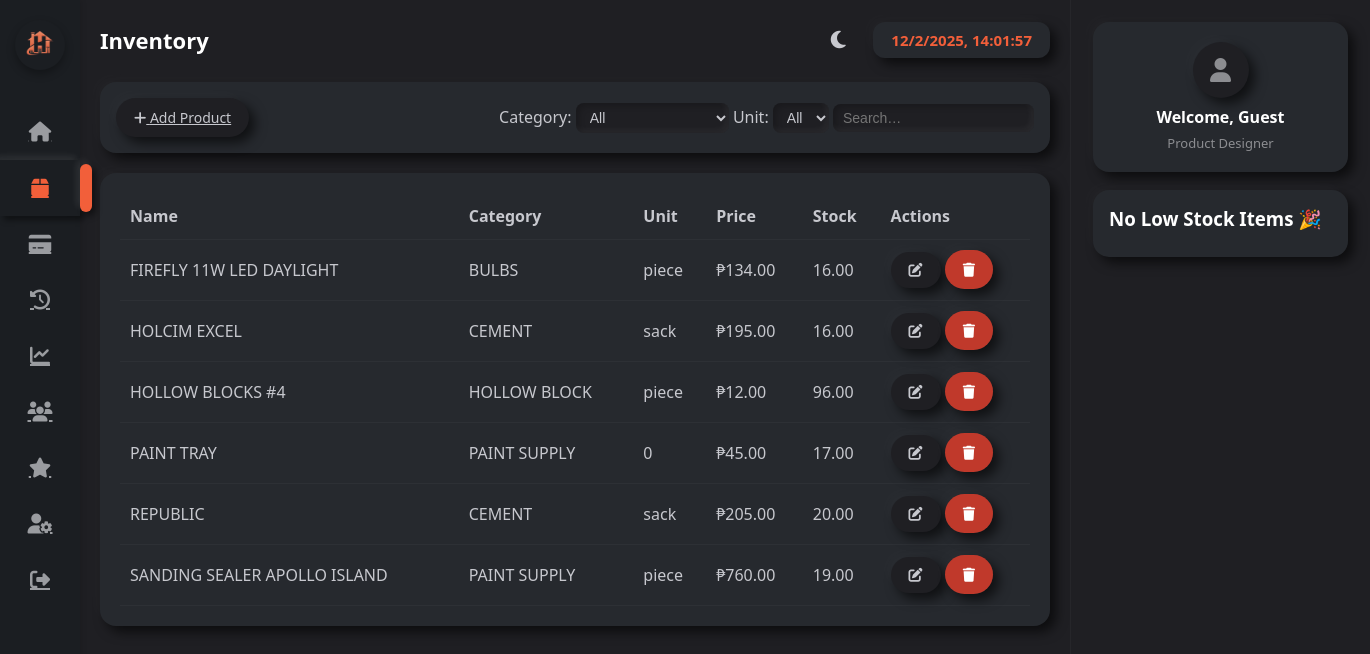
Before: /inventory.php with the older database file.
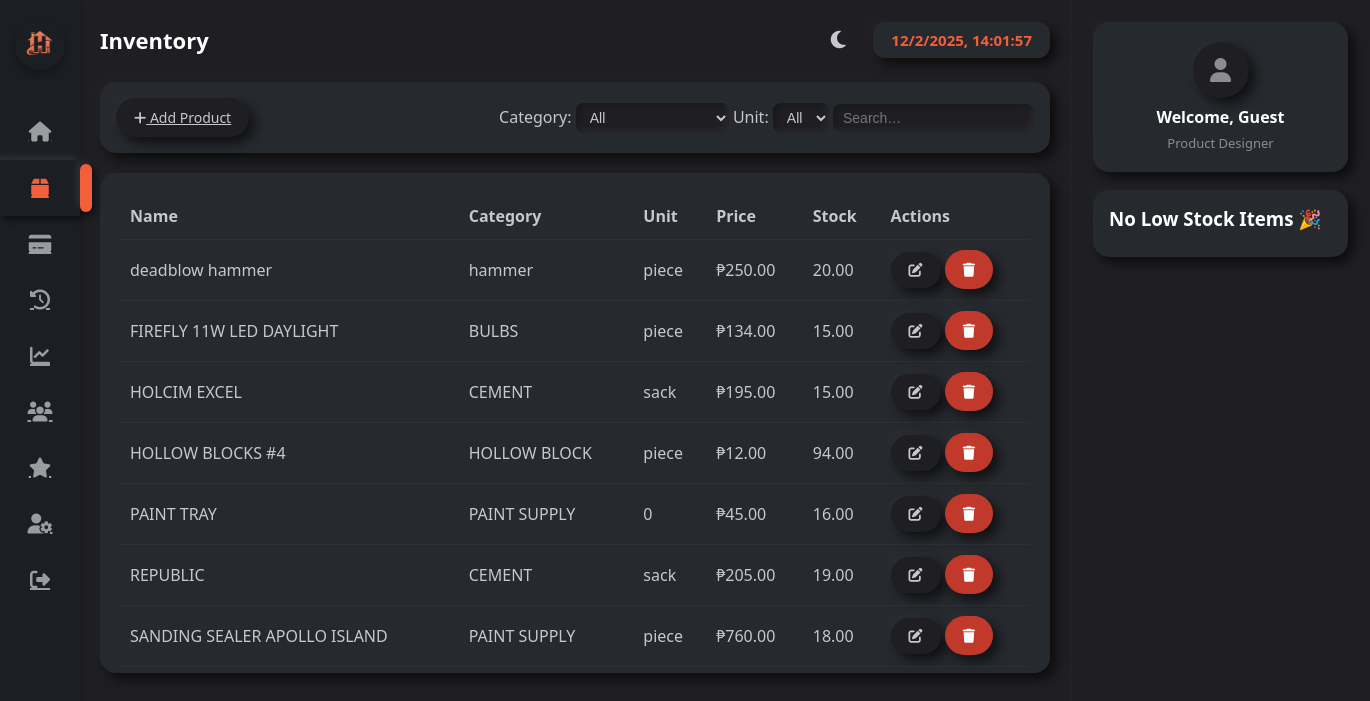
After: the same page with the newer database file.
### tables this page shows
CREATE TABLE `products` (
  `id` int(11) NOT NULL,
  `product_name` varchar(150) NOT NULL,
  `category` varchar(100) NOT NULL,
  `brand` varchar(100) DEFAULT NULL,
  `unit` varchar(50) DEFAULT NULL,
  `price` decimal(10,2) NOT NULL,
  `stock` decimal(10,2) DEFAULT NULL,
  `image` varchar(255) DEFAULT NULL,
  `created_at` timestamp NOT NULL DEFAULT current_timestamp(),
  `category_id` int(11) DEFAULT NULL
);

### inventory.php (the view, shortened to what this page needs)
<?php
include 'db.php';
 $currentTheme = $_SESSION['theme'];
 $displayName = $_SESSION['user']['username'] ?? $_SESSION['username'] ?? 'Guest';
 $currentUser = null;
 $whereClauses = [];
 $whereSQL = $whereClauses ? "WHERE ".implode(" AND ",$whereClauses) : "";
 $sql = "SELECT p.*, c.category_name FROM products p LEFT JOIN categories c ON p.category = c.id $whereSQL ORDER BY p.product_name ASC";
 $result = $conn->query($sql) or die("DB Error: ".$conn->error);
 $lowStockThreshold = 5;
 $lowStockItems = [];
?>
<!DOCTYPE html>
<html lang="en">
<head>
<link rel="stylesheet" href="https://cdnjs.cloudflare.com/ajax/libs/font-awesome/6.4.0/css/all.min.css">
</head>
<body class="<?php echo $currentTheme === 'light' ? 'light-mode' : ''; ?>">
<nav class="sidebar">
  <div class="logo">
    <img src="uploads/logo.png" alt="POS System Logo">
  </div>
  <ul>
    <li>
      <a href="dashboard.php" >
        <i class="fa fa-home"></i>
      </a>
    </li>
    <li>
      <a href="inventory.php"class="active">
        <i class="fa fa-box"></i>
      </a>
    </li>
    <li>
      <a href="sales.php">
        <i class="fa fa-credit-card"></i>
      </a>
    </li>
    <li>
      <a href="sales_history.php">
        <i class="fa fa-history"></i>
      </a>
    </li>
    <li>
      <a href="sales_report.php">
        <i class="fa fa-chart-line"></i>
      </a>
    </li>
    <li>
      <a href="customers.php">
        <i class="fa fa-users"></i>
      </a>
    </li>
    <li>
      <a href="customer_loyalty.php" >
        <i class="fa fa-star"></i>
      </a>
    </li>
    <li>
      <a href="user_management.php">
        <i class="fa fa-user-cog"></i>
      </a>
    </li>
    <li>
      <a href="logout.php">
        <i class="fa fa-sign-out-alt"></i>
      </a>
    </li>
  </ul>
</nav>
<div class="wrapper">
<main class="main">
  <div class="topbar">
    <h1>Inventory</h1>
    <div style="display: flex; align-items: center;">
      <button id="theme-toggle" class="theme-toggle" title="Toggle theme">
        <i class="fas fa-<?php echo $currentTheme === 'light' ? 'sun' : 'moon'; ?>"></i>
      </button>
      <div id="clock" class="clock-card"></div>
    </div>
  </div>
  <div class="filter-bar">
    <a href="add_product.php" class="btn"><i class="fa fa-plus"></i> Add Product</a>
    <div>
      Category:
      <select id="filterCategory"><option value="">All</option>
      </select>
      Unit:
      <select id="filterUnit"><option value="">All</option></select>
      <input type="text" id="search" placeholder="Search…" value="<?= htmlspecialchars($_GET['search'] ?? '') ?>">
    </div>
  </div>
  <div class="table-card">
    <table>
      <thead><tr><th>Name</th><th>Category</th><th>Unit</th><th>Price</th><th>Stock</th><th>Actions</th></tr></thead>
      <tbody>
      <?php if ($result->num_rows): while ($r=$result->fetch_assoc()): ?>
        <tr class="<?= ($r['stock'] <= $lowStockThreshold) ? 'low-stock' : '' ?>">
          <td><?= htmlspecialchars($r['product_name']) ?></td>
          <td><?= htmlspecialchars($r['category_name'] ?? $r['category']) ?></td>
          <td><?= htmlspecialchars($r['unit']) ?></td>
          <td>₱<?= number_format($r['price'],2) ?></td>
          <td><?= $r['stock'] ?></td>
          <td>
            <button class="btn btn-edit"
              onclick="openEditModal('<?= $r['id'] ?>','<?= htmlspecialchars(addslashes($r['product_name'])) ?>','<?= htmlspecialchars(addslashes($r['category'])) ?>','<?= htmlspecialchars($r['unit']) ?>','<?= $r['price'] ?>','<?= $r['stock'] ?>')"><i class="fa fa-edit"></i></button>
            <a href="delete_product.php?id=<?= $r['id'] ?>" class="btn btn-danger" onclick="return confirm('Delete this product?');"><i class="fa fa-trash"></i></a>
          </td>
        </tr>
      <?php endwhile; else: ?>
        <tr><td colspan="6">No products found.</td></tr>
      <?php endif; ?>
      </tbody>
    </table>
  </div>
</main>
<aside class="right-panel">
  <div class="profile-card">
    <?php if ($currentUser && !empty($currentUser['photo']) && file_exists($currentUser['photo'])): ?>
      <img src="<?= htmlspecialchars($currentUser['photo']) ?>" alt="Profile Photo" class="profile-photo">
    <?php else: ?>
      <div class="profile-photo">
        <i class="fas fa-user"></i>
      </div>
    <?php endif; ?>
    <h3>Welcome, <?= htmlspecialchars($displayName) ?></h3>
    <div class="role"><?= htmlspecialchars($currentUser['role'] ?? 'Product Designer') ?></div>
  </div>
  <?php if ($lowStockItems): ?>
    <div class="alert">
      <h3><i class="fa fa-exclamation-triangle"></i> Low Stock</h3>
      <ul><?php foreach ($lowStockItems as $i): ?><li><?= htmlspecialchars($i['product_name']) ?> (<?= $i['stock'] ?> left)</li><?php endforeach; ?></ul>
    </div>
  <?php else: ?>
    <div class="alert"><h3>No Low Stock Items 🎉</h3></div>
  <?php endif; ?>
</aside>
</div>
</body>
</html>

Changed rows visible on the page:
added products: product_name "deadblow hammer", category "hammer", unit "piece", price "250.00", stock "20.00"
changed products "FIREFLY 11W LED DAYLIGHT": stock "16.00" → "15.00"
changed products "HOLCIM EXCEL": stock "16.00" → "15.00"
changed products "HOLLOW BLOCKS #4": stock "96.00" → "94.00"
changed products "PAINT TRAY": stock "17.00" → "16.00"
changed products "REPUBLIC": stock "20.00" → "19.00"
changed products "SANDING SEALER APOLLO ISLAND": stock "19.00" → "18.00"
